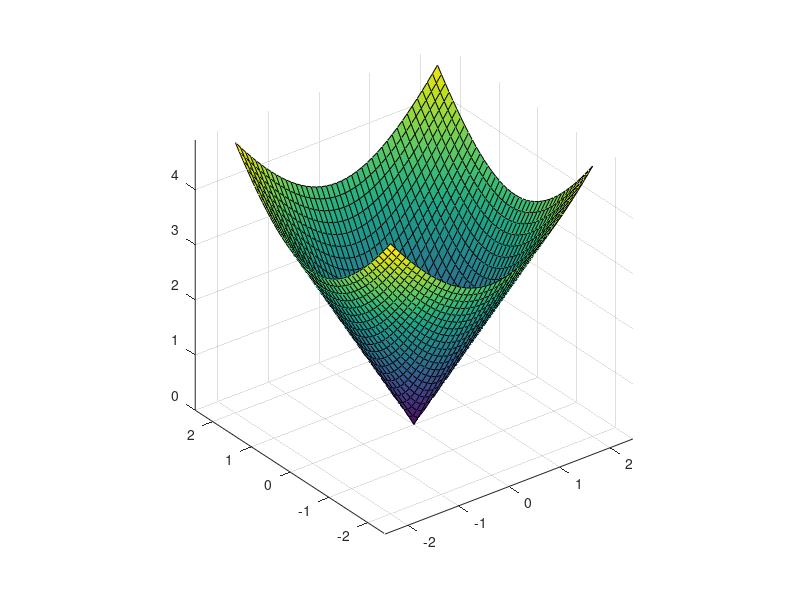

Recreate this plot in MATLAB.
clear; close all; clc

% Compute cone scale
a   = tand(90 - 30);

% Define cone parameters
[X,Y] = meshgrid(-2:0.1:2);
Z = a*sqrt(X.^2 + Y.^2);

surf(X,Y,Z)
axis equal